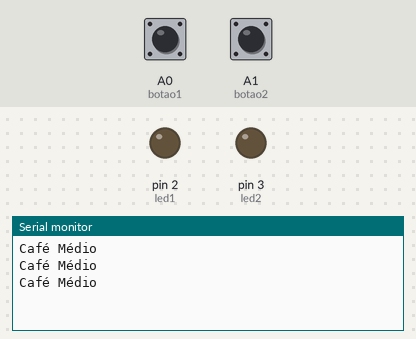
A program run on a simulated Arduino Uno, built with avr-gcc and run on an emulated ATmega328P. Parts: output pins drawn as LEDs (lit = HIGH), the last lines printed to the serial monitor. The test bench sets the inputs (shaded band); at power-on: A0 (botao1) LOW, A1 (botao2) LOW.

Above: at 2.8 s.
2.9 s: A0 (botao1) pulled HIGH for 1.2 s
At 3.7 s:
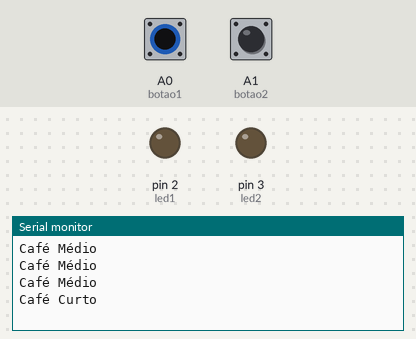
5.6 s: A1 (botao2) pulled HIGH for 1.2 s
At 6.8 s:
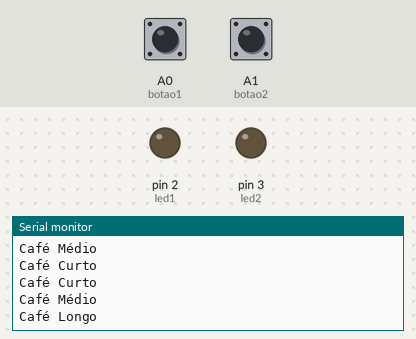
8.3 s: A0 (botao1) driven HIGH and A1 (botao2) driven HIGH
At 9.5 s:
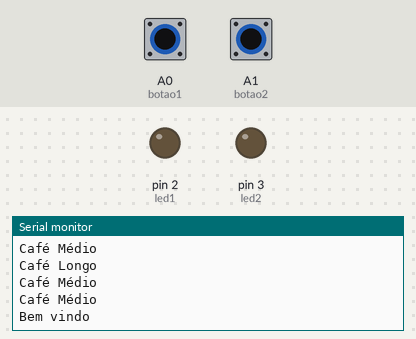

Measured:
- after the input at 2.9 s, the serial monitor: prints a new line after 0.10 s (image 1)
- after the input at 5.6 s, the serial monitor: prints a new line after 0.40 s (image 2)
- after the input at 8.3 s, the serial monitor: prints a new line after 0.70 s (image 3)

The program:

main.cpp
```cpp
#include <Arduino.h>

const int BAUD_RATE = 9600;

// Variaveis Leitura Botoes
int botao1 = A0;
int botao2 = A1;

// Variaveis Botoes
int estado_botao1 = 0;
int estado_botao2 = 0;

// Variavel LEDs
int led1 = 2;
int led2 = 3;

// Variavel Opcao Switch Case
int opcao = 0;

// Funcao Desligar os LEDs
void desligar_leds()
{
  Serial.println("Nenhum botao esta pressionado");
  digitalWrite(led1, LOW);
  digitalWrite(led2, LOW);
}

// Funcao Desligar os LEDs
void desligar_led_direita()
{
  Serial.println("Nenhum botao esta pressionado");
  digitalWrite(led1, LOW);
  digitalWrite(led2, LOW);
}

void setup() {

  // config. porta série
  Serial.begin(9600);
  pinMode(botao1, INPUT);
  pinMode(botao2, INPUT);

  pinMode(led1, OUTPUT);
  pinMode(led2, OUTPUT);
}

void loop() {

  //Leitura dos Botoes
  estado_botao1 = digitalRead(botao1);
  estado_botao2 = digitalRead(botao2);

  // Mostra Ecra "Bem vindo"
  if (estado_botao1 && estado_botao2)
  {
    opcao = 0;
  }

  // Seleciona Café Curto
  if (estado_botao1 && !estado_botao2)
  {
    opcao = 1;
  }

   // Seleciona Café Longo
  if (!estado_botao1 && estado_botao2)
  {
    opcao = 2;
  }

   // Seleciona Café Médio
  if (!estado_botao1 && !estado_botao2)
  {
    opcao = 3;
  }

  switch (opcao)
  {
  case 0:
    // Mostrar Ecra "Bem Vindo"
    Serial.println("Bem vindo");
    break;

    case 1:
    // Café Curto
    Serial.println("Café Curto");
    break;

    case 2:
    // Café Longo
    Serial.println("Café Longo");
    break;

    case 3:
    // Café Medio
    Serial.println("Café Médio");
    break;
  default:
  // Ecra a mostrar um erro
  Serial.println("Erro");
  break;
  }

delay(1000);
}
```
